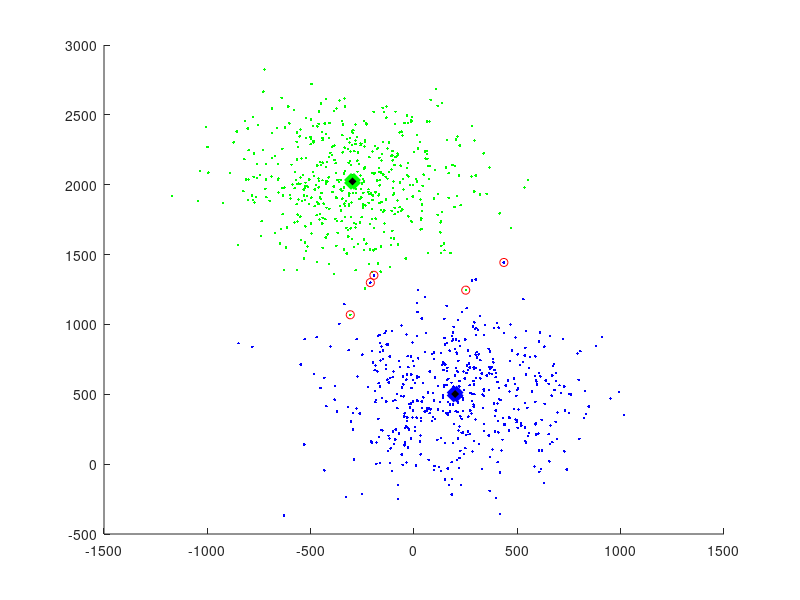

MATLAB code for this plot:
% how to use this script
%  mode==1) produces data '2x1000_mat.txt'
%  mode==2) read result from c-code 'ix.txt' and plots

clear, clc, %close all
cd '/wg/stor1/calonder/dev/mpi_kmeans'

mode = 2

if (mode == 1)
   sc = 100;
   X(1:500,:)    = sc*3*randn(500,2)  + repmat(sc*[2,5],500,1);
   X(501:1000,:) = sc*3*randn(500,2)  + repmat(sc*[-3,20],500,1);
   %X = round(X);
   dlmwrite('1000x2_mat.txt',X,'delimiter',' ','precision','%.10e');
   figure, hold on
      plot(X(1:500,1),X(1:500,2),'b.');
      plot(X(501:1000,1),X(501:1000,2),'k.');
else
   X = dlmread('1000x2_mat.txt');
   ix = dlmread('ix.txt');
   CX = dlmread('CX.txt'); % centers
   figure, hold on
      plot(X(1:500,1),X(1:500,2),'b.');
      plot(X(501:1000,1),X(501:1000,2),'g.');
      
   for i=1:length(ix)
      if (i<=500 && ix(i) ~= 0) || (i>500 && ix(i) ~= 1)  % misclustered
         plot(X(i,1),X(i,2),'ro')
      end
   end
   
   plot(CX(1,1),CX(1,2),'db','MarkerSize',10,'LineWidth',3,'MarkerFaceColor','k');
   plot(CX(2,1),CX(2,2),'dg','MarkerSize',10,'LineWidth',3,'MarkerFaceColor','k');
end

   


